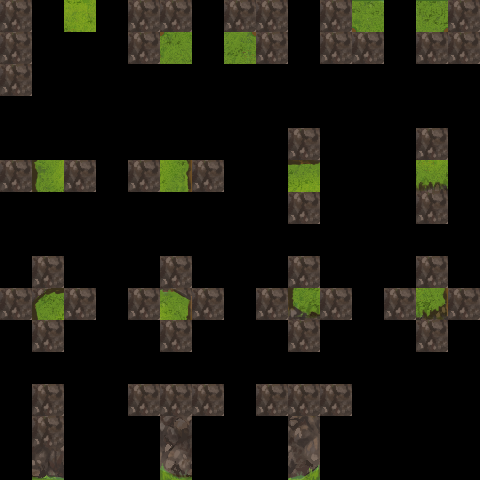

A level layout from a 2D game, rendered from its tile map. Below: a short description, then the map file with its tile-grid data intact:
An orthogonal 15x15 tile map with 32x32 px tiles, 3 tile layers (regions, input_forest_crif, output_layer2), 1 hidden layer not drawn.

<map version="1.2" tiledversion="2018.12.22" orientation="orthogonal" renderorder="right-down" width="15" height="15" tilewidth="32" tileheight="32" infinite="0" nextlayerid="5" nextobjectid="1">
 <properties>
  <property name="MatchOutsideMap" type="bool" value="false" />
 </properties>
 <tileset firstgid="1" name="mapchip" tilewidth="32" tileheight="32" tilecount="120" columns="10">
  <image source="../img/forest.png" width="320" height="384" />
 </tileset>
 <layer id="1" name="regions" width="15" height="15">
  <data encoding="csv">
42,0,42,0,42,42,0,42,42,0,42,42,0,42,42,
42,0,0,0,42,42,0,42,42,0,42,42,0,42,42,
42,0,0,0,0,0,0,0,0,0,0,0,0,0,0,
0,0,0,0,0,0,0,0,0,0,0,0,0,0,0,
0,0,0,0,0,0,0,0,0,42,0,0,0,42,0,
42,42,42,0,42,42,42,0,0,42,0,0,0,42,0,
0,0,0,0,0,0,0,0,0,42,0,0,0,42,0,
0,0,0,0,0,0,0,0,0,0,0,0,0,0,0,
0,42,0,0,0,42,0,0,0,42,0,0,0,42,0,
42,42,42,0,42,42,42,0,42,42,42,0,42,42,42,
0,42,0,0,0,42,0,0,0,42,0,0,0,42,0,
0,0,0,0,0,0,0,0,0,0,0,0,0,0,0,
0,42,0,0,42,42,42,0,42,42,42,0,0,0,0,
0,42,0,0,0,42,0,0,0,42,0,0,0,0,0,
0,42,0,0,0,42,0,0,0,42,0,0,0,0,0
</data>
 </layer>
 <layer id="2" name="input_forest_crif" width="15" height="15">
  <data encoding="csv">
0,0,42,0,0,42,0,42,0,0,42,42,0,42,42,
0,0,0,0,42,42,0,42,42,0,0,42,0,42,0,
0,0,0,0,0,0,0,0,0,0,0,0,0,0,0,
0,0,0,0,0,0,0,0,0,0,0,0,0,0,0,
0,0,0,0,0,0,0,0,0,0,0,0,0,42,0,
0,42,42,0,42,42,0,0,0,42,0,0,0,42,0,
0,0,0,0,0,0,0,0,0,42,0,0,0,0,0,
0,0,0,0,0,0,0,0,0,0,0,0,0,0,0,
0,0,0,0,0,0,0,0,0,42,0,0,0,42,0,
0,42,42,0,42,42,0,0,0,42,42,0,42,42,0,
0,42,0,0,0,42,0,0,0,0,0,0,0,0,0,
0,0,0,0,0,0,0,0,0,0,0,0,0,0,0,
0,42,0,0,0,42,42,0,42,42,0,0,0,0,0,
0,0,0,0,0,0,0,0,0,0,0,0,0,0,0,
0,0,0,0,0,0,0,0,0,0,0,0,0,0,0
</data>
 </layer>
 <layer id="3" name="inputnot_forest_crif" width="15" height="15" visible="0">
  <data encoding="csv">
42,0,0,0,42,0,0,0,42,0,0,0,0,0,0,
0,0,0,0,0,0,0,0,0,0,42,0,0,0,42,
0,0,0,0,0,0,0,0,0,0,0,0,0,0,0,
0,0,0,0,0,0,0,0,0,0,0,0,0,0,0,
0,0,0,0,0,0,0,0,0,42,0,0,0,0,0,
42,0,0,0,0,0,42,0,0,0,0,0,0,0,0,
0,0,0,0,0,0,0,0,0,0,0,0,0,42,0,
0,0,0,0,0,0,0,0,0,0,0,0,0,0,0,
0,42,0,0,0,42,0,0,0,0,0,0,0,0,0,
42,0,0,0,0,0,42,0,42,0,0,0,0,0,42,
0,0,0,0,0,0,0,0,0,42,0,0,0,42,0,
0,0,0,0,0,0,0,0,0,0,0,0,0,0,0,
0,0,0,0,42,0,0,0,0,0,42,0,0,0,0,
0,42,0,0,0,42,0,0,0,42,0,0,0,0,0,
0,42,0,0,0,42,0,0,0,42,0,0,0,0,0
</data>
 </layer>
 <layer id="4" name="output_layer2" width="15" height="15">
  <data encoding="csv">
0,0,22,0,0,0,0,0,0,0,0,15,0,14,0,
0,0,0,0,0,25,0,24,0,0,0,0,0,0,0,
0,0,0,0,0,0,0,0,0,0,0,0,0,0,0,
0,0,0,0,0,0,0,0,0,0,0,0,0,0,0,
0,0,0,0,0,0,0,0,0,0,0,0,0,0,0,
0,21,0,0,0,23,0,0,0,12,0,0,0,32,0,
0,0,0,0,0,0,0,0,0,0,0,0,0,0,0,
0,0,0,0,0,0,0,0,0,0,0,0,0,0,0,
0,0,0,0,0,0,0,0,0,0,0,0,0,0,0,
0,11,0,0,0,13,0,0,0,31,0,0,0,33,0,
0,0,0,0,0,0,0,0,0,0,0,0,0,0,0,
0,0,0,0,0,0,0,0,0,0,0,0,0,0,0,
0,0,0,0,0,0,0,0,0,0,0,0,0,0,0,
0,42,0,0,0,41,0,0,0,43,0,0,0,0,0,
0,52,0,0,0,51,0,0,0,53,0,0,0,0,0
</data>
 </layer>
</map>